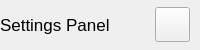
          <widget class="QFrame" name="contentTopBg">
           <property name="minimumSize">
            <size>
             <width>0</width>
             <height>50</height>
            </size>
           </property>
           <property name="maximumSize">
            <size>
             <width>16777215</width>
             <height>50</height>
            </size>
           </property>
           <property name="frameShape">
            <enum>QFrame::NoFrame</enum>
           </property>
           <property name="frameShadow">
            <enum>QFrame::Raised</enum>
           </property>
           <layout class="QHBoxLayout" name="horizontalLayout">
            <property name="spacing">
             <number>0</number>
            </property>
            <property name="leftMargin">
             <number>0</number>
            </property>
            <property name="topMargin">
             <number>0</number>
            </property>
            <property name="rightMargin">
             <number>10</number>
            </property>
            <property name="bottomMargin">
             <number>0</number>
            </property>
            <item>
             <widget class="QFrame" name="leftBox">
              <property name="sizePolicy">
               <sizepolicy hsizetype="Expanding" vsizetype="Preferred">
                <horstretch>0</horstretch>
                <verstretch>0</verstretch>
               </sizepolicy>
              </property>
              <property name="frameShape">
               <enum>QFrame::NoFrame</enum>
              </property>
              <property name="frameShadow">
               <enum>QFrame::Raised</enum>
              </property>
              <layout class="QHBoxLayout" name="horizontalLayout_3">
               <property name="spacing">
                <number>0</number>
               </property>
               <property name="leftMargin">
                <number>0</number>
               </property>
               <property name="topMargin">
                <number>0</number>
               </property>
               <property name="rightMargin">
                <number>0</number>
               </property>
               <property name="bottomMargin">
                <number>0</number>
               </property>
               <item>
                <widget class="QLabel" name="titleRightInfo">
                 <property name="sizePolicy">
                  <sizepolicy hsizetype="Preferred" vsizetype="Expanding">
                   <horstretch>0</horstretch>
                   <verstretch>0</verstretch>
                  </sizepolicy>
                 </property>
                 <property name="maximumSize">
                  <size>
                   <width>900</width>
                   <height>45</height>
                  </size>
                 </property>
                 <property name="font">
                  <font>
                   <pointsize>13</pointsize>
                   <italic>false</italic>
                   <bold>false</bold>
                  </font>
                 </property>
                 <property name="text">
                  <string>Settings Panel</string>
                 </property>
                 <property name="alignment">
                  <set>Qt::AlignLeading|Qt::AlignLeft|Qt::AlignVCenter</set>
                 </property>
                </widget>
               </item>
              </layout>
             </widget>
            </item>
            <item alignment="Qt::AlignRight">
             <widget class="QFrame" name="rightButtons">
              <property name="minimumSize">
               <size>
                <width>0</width>
                <height>28</height>
               </size>
              </property>
              <property name="frameShape">
               <enum>QFrame::NoFrame</enum>
              </property>
              <property name="frameShadow">
               <enum>QFrame::Raised</enum>
              </property>
              <layout class="QHBoxLayout" name="horizontalLayout_2">
               <property name="spacing">
                <number>5</number>
               </property>
               <property name="leftMargin">
                <number>0</number>
               </property>
               <property name="topMargin">
                <number>0</number>
               </property>
               <property name="rightMargin">
                <number>0</number>
               </property>
               <property name="bottomMargin">
                <number>0</number>
               </property>
               <item>
                <widget class="QPushButton" name="closeAppBtn">
                 <property name="minimumSize">
                  <size>
                   <width>28</width>
                   <height>28</height>
                  </size>
                 </property>
                 <property name="maximumSize">
                  <size>
                   <width>35</width>
                   <height>35</height>
                  </size>
                 </property>
                 <property name="cursor">
                  <cursorShape>PointingHandCursor</cursorShape>
                 </property>
                 <property name="toolTip">
                  <string>Close</string>
                 </property>
                 <property name="text">
                  <string/>
                 </property>
                 <property name="icon">
                  <iconset resource="../resources.qrc">
                   <normaloff>:/icons/images/icons/icon_close.png</normaloff>:/icons/images/icons/icon_close.png</iconset>
                 </property>
                 <property name="iconSize">
                  <size>
                   <width>20</width>
                   <height>20</height>
                  </size>
                 </property>
                </widget>
               </item>
              </layout>
             </widget>
            </item>
           </layout>
          </widget>
